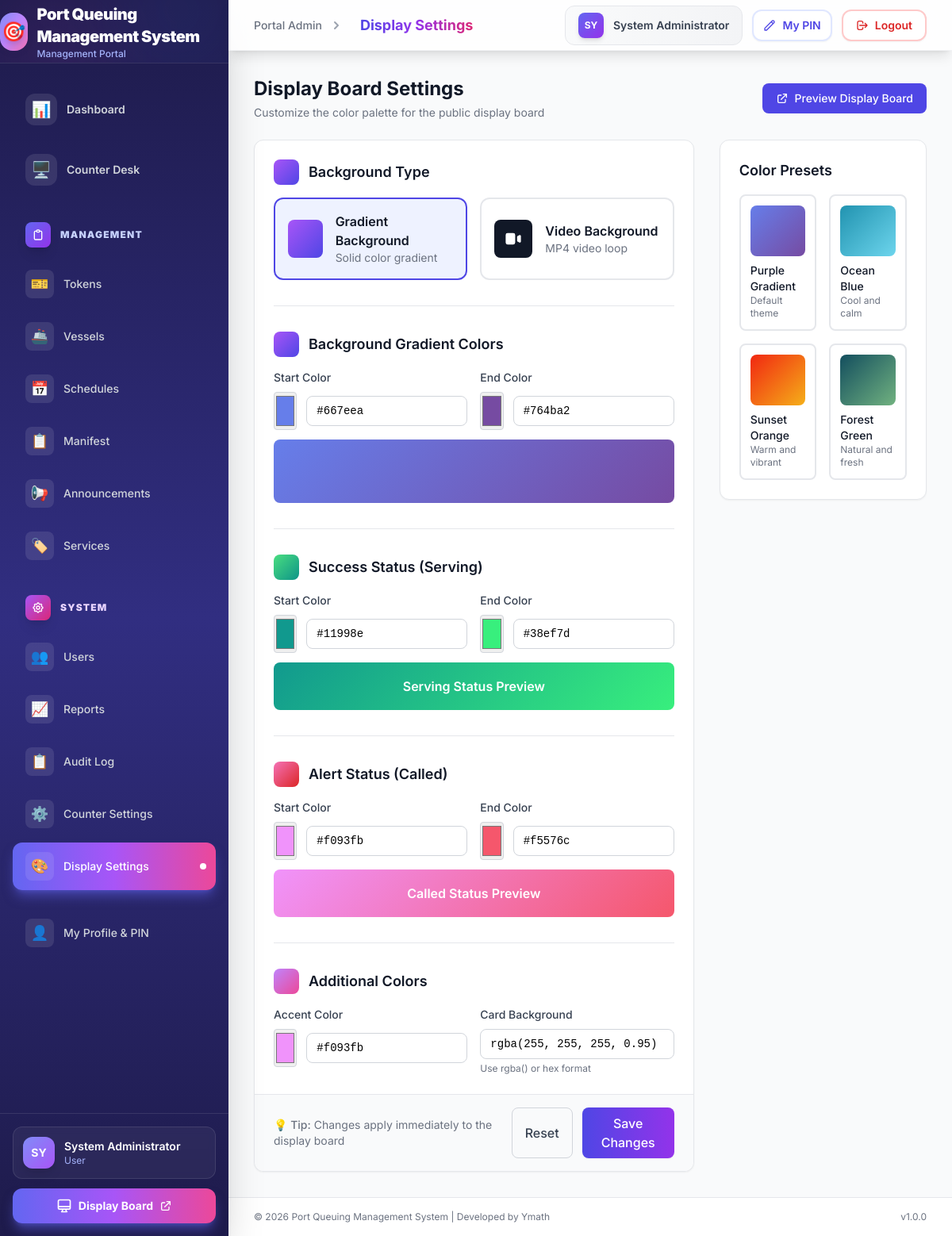
Screenshot of /admin/settings.php (signed in) with the database file from the repository.
### tables this page shows
CREATE TABLE IF NOT EXISTS system_settings (
    id INT PRIMARY KEY AUTO_INCREMENT,
    setting_key VARCHAR(100) NOT NULL UNIQUE,
    setting_value TEXT,
    description TEXT,
    updated_at TIMESTAMP DEFAULT CURRENT_TIMESTAMP ON UPDATE CURRENT_TIMESTAMP
);

### admin/settings.php (the view, shortened to what the rows shown need)
<?php
require_once __DIR__ . '/../includes/SettingsManager.php';
$settingsManager = new SettingsManager();
$currentSettings = $settingsManager->getDisplaySettings();
include __DIR__ . '/includes/header.php';
?>
<div class="w-full">
    <div class="flex items-center justify-between mb-6">
        <div>
            <h1 class="text-2xl font-bold text-gray-900">Display Board Settings</h1>
        </div>
    </div>
    <div class="grid grid-cols-1 lg:grid-cols-3 gap-8">
        <div class="lg:col-span-2">
        <form method="POST" enctype="multipart/form-data" class="bg-white rounded-xl shadow-sm border border-gray-200">
        <div class="p-6 space-y-8">
            <div id="gradientSection" class="<?php echo ($currentSettings['display_bg_type'] ?? 'gradient') === 'gradient' ? '' : 'hidden'; ?>">
                <div class="grid grid-cols-1 md:grid-cols-2 gap-4">
                    <div>
                        <div class="flex items-center gap-3">
                            <input type="color" name="bg_gradient_start" value="<?php echo $currentSettings['display_bg_gradient_start'] ?? '#667eea'; ?>" class="h-12 w-20 rounded border border-gray-300 cursor-pointer">
                            <input type="text" value="<?php echo $currentSettings['display_bg_gradient_start'] ?? '#667eea'; ?>" onchange="this.previousElementSibling.value = this.value" class="flex-1 px-3 py-2 border border-gray-300 rounded-lg focus:ring-2 focus:ring-indigo-500 focus:border-transparent font-mono text-sm">
                        </div>
                    </div>
                    <div>
                        <div class="flex items-center gap-3">
                            <input type="color" name="bg_gradient_end" value="<?php echo $currentSettings['display_bg_gradient_end'] ?? '#764ba2'; ?>" class="h-12 w-20 rounded border border-gray-300 cursor-pointer">
                            <input type="text" value="<?php echo $currentSettings['display_bg_gradient_end'] ?? '#764ba2'; ?>" onchange="this.previousElementSibling.value = this.value" class="flex-1 px-3 py-2 border border-gray-300 rounded-lg focus:ring-2 focus:ring-indigo-500 focus:border-transparent font-mono text-sm">
                        </div>
                    </div>
                </div>
            </div>
            <div>
                <div class="grid grid-cols-1 md:grid-cols-2 gap-4">
                    <div>
                        <div class="flex items-center gap-3">
                            <input type="color" name="success_gradient_start" value="<?php echo $currentSettings['display_success_gradient_start'] ?? '#11998e'; ?>" class="h-12 w-20 rounded border border-gray-300 cursor-pointer">
                            <input type="text" value="<?php echo $currentSettings['display_success_gradient_start'] ?? '#11998e'; ?>" onchange="this.previousElementSibling.value = this.value" class="flex-1 px-3 py-2 border border-gray-300 rounded-lg focus:ring-2 focus:ring-indigo-500 focus:border-transparent font-mono text-sm">
                        </div>
                    </div>
                    <div>
                        <div class="flex items-center gap-3">
                            <input type="color" name="success_gradient_end" value="<?php echo $currentSettings['display_success_gradient_end'] ?? '#38ef7d'; ?>" class="h-12 w-20 rounded border border-gray-300 cursor-pointer">
                            <input type="text" value="<?php echo $currentSettings['display_success_gradient_end'] ?? '#38ef7d'; ?>" onchange="this.previousElementSibling.value = this.value" class="flex-1 px-3 py-2 border border-gray-300 rounded-lg focus:ring-2 focus:ring-indigo-500 focus:border-transparent font-mono text-sm">
                        </div>
                    </div>
                </div>
            </div>
            <div>
                <div class="grid grid-cols-1 md:grid-cols-2 gap-4">
                    <div>
                        <div class="flex items-center gap-3">
                            <input type="color" name="alert_gradient_start" value="<?php echo $currentSettings['display_alert_gradient_start'] ?? '#f093fb'; ?>" class="h-12 w-20 rounded border border-gray-300 cursor-pointer">
                            <input type="text" value="<?php echo $currentSettings['display_alert_gradient_start'] ?? '#f093fb'; ?>" onchange="this.previousElementSibling.value = this.value" class="flex-1 px-3 py-2 border border-gray-300 rounded-lg focus:ring-2 focus:ring-indigo-500 focus:border-transparent font-mono text-sm">
                        </div>
                    </div>
                    <div>
                        <div class="flex items-center gap-3">
                            <input type="color" name="alert_gradient_end" value="<?php echo $currentSettings['display_alert_gradient_end'] ?? '#f5576c'; ?>" class="h-12 w-20 rounded border border-gray-300 cursor-pointer">
                            <input type="text" value="<?php echo $currentSettings['display_alert_gradient_end'] ?? '#f5576c'; ?>" onchange="this.previousElementSibling.value = this.value" class="flex-1 px-3 py-2 border border-gray-300 rounded-lg focus:ring-2 focus:ring-indigo-500 focus:border-transparent font-mono text-sm">
                        </div>
                    </div>
                </div>
            </div>
            <div>
                <div class="grid grid-cols-1 md:grid-cols-2 gap-4">
                    <div>
                        <div class="flex items-center gap-3">
                            <input type="color" name="accent_color" value="<?php echo $currentSettings['display_accent_color'] ?? '#f093fb'; ?>" class="h-12 w-20 rounded border border-gray-300 cursor-pointer">
                            <input type="text" value="<?php echo $currentSettings['display_accent_color'] ?? '#f093fb'; ?>" onchange="this.previousElementSibling.value = this.value" class="flex-1 px-3 py-2 border border-gray-300 rounded-lg focus:ring-2 focus:ring-indigo-500 focus:border-transparent font-mono text-sm">
                        </div>
                    </div>
                    <div>
                        <label class="block text-sm font-medium text-gray-700 mb-2">Card Background</label>
                        <input type="text" name="card_bg" value="<?php echo $currentSettings['display_card_bg'] ?? 'rgba(255, 255, 255, 0.95)'; ?>" class="w-full px-3 py-2 border border-gray-300 rounded-lg focus:ring-2 focus:ring-indigo-500 focus:border-transparent font-mono text-sm">
                        <p class="text-xs text-gray-500 mt-1">Use rgba() or hex format</p>
                    </div>
                </div>
            </div>
        </div>
    </form>
    </div>
    </div>
</div>
<?php include __DIR__ . '/includes/footer.php'; ?>

### rows the page displays
system_settings: bg_gradient_start "#667eea", setting_key "#667eea", bg_gradient_end "#764ba2", setting_key "#764ba2", success_gradient_start "#11998e", setting_key "#11998e", success_gradient_end "#38ef7d", setting_key "#38ef7d", alert_gradient_start "#f093fb", setting_key "#f093fb", alert_gradient_end "#f5576c", setting_key "#f5576c", accent_color "#f093fb", card_bg "rgba(255, 255, 255, 0.95)"

### other values shown
APP_NAME "Port Queuing Management System"
substr($_SESSION['full_name'], 0, 2) "SY"
$_SESSION['full_name'] "System Administrator"
$_SESSION['role'] "User"
APP_VERSION "1.0.0"
